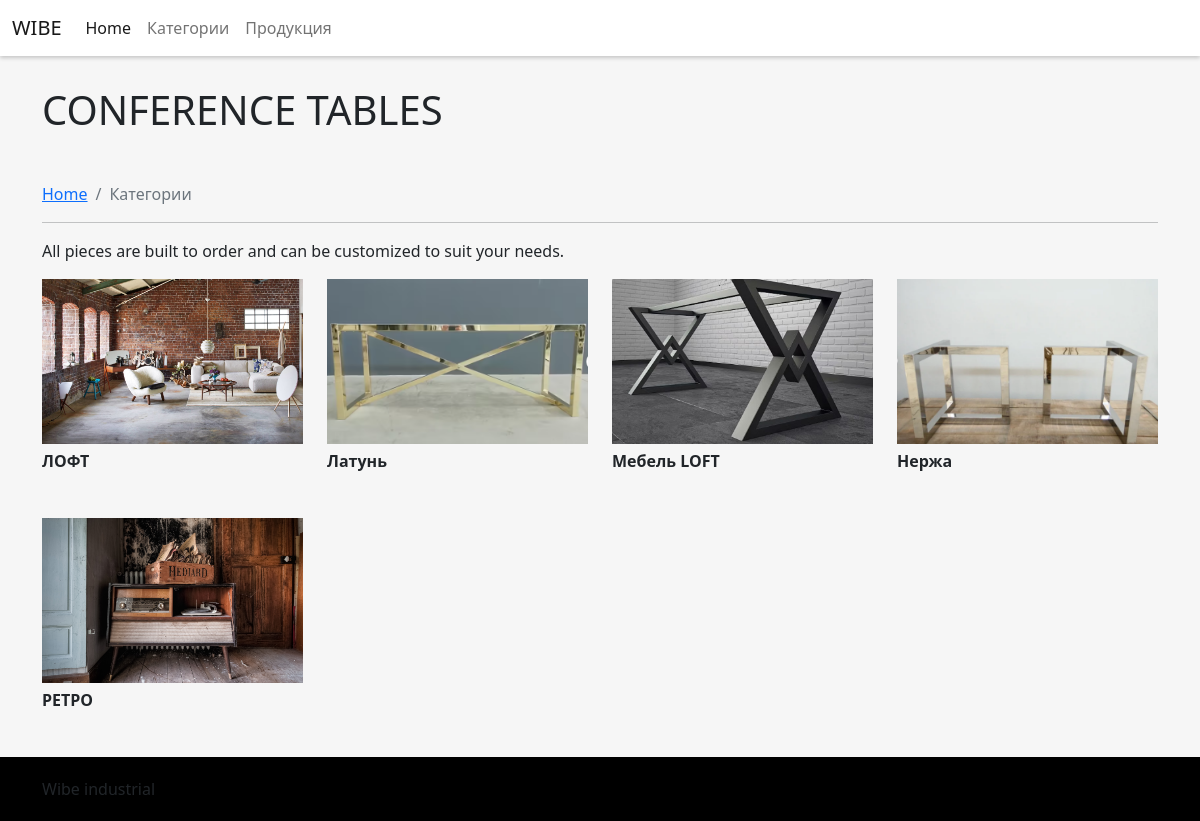
The page /category on the database its author committed.
### myshop/models.py (models this page shows, shortened)
class Category(models.Model):
    name = models.CharField(max_length=100, db_index=True)
    image = models.ImageField(upload_to='product/%Y/%m/%d', blank=True)
    slug = models.SlugField(max_length=100, unique=True)
    class Meta:
        ordering = ('name',)
        verbose_name = 'Категория'
        verbose_name_plural = 'Категории'
    def get_absolute_url(self):
        return reverse('myshop:product_list_by_category', args=[self.slug])

### myshop/views.py (the view)
# urls.py: path('category', views.category, name='category'),
def category(request):
    categories = Category.objects.all()
    products = Product.objects.filter(available=True)
    return render(request, 'shop/product/category.html',
                  {
                      'categories': categories,
                      'products': products
                  })

### myshop/templates/shop/product/category.html (shortened to what this page needs)
{% load static %}
<!DOCTYPE html>
<html lang="en">
<head>
    <link href="{% static "css/bootstrap.min.css" %}" rel="stylesheet">
    <link href="{% static "css/style.css" %}" rel="stylesheet">
</head>
<body>
    <nav class="navbar sticky-top navbar-expand-lg navbar-light" style="background: white; box-shadow: 0 2px 4px rgba(0, 0, 0, .2);">
        <div class="container-fluid">
          <a class="navbar-brand" href="{% url 'myshop:home' %}">WIBE</a>
          <div class="collapse navbar-collapse" id="navbarNavAltMarkup">
            <div class="navbar-nav">
              <a class="nav-link active" aria-current="page" href="{% url 'myshop:home' %}">Home</a>
              <a class="nav-link" href="{% url 'myshop:category' %}">Категории</a>
              <a class="nav-link" href="{% url 'myshop:products' %}">Продукция</a>
              <a class="nav-link disabled" href="#" tabindex="-1" aria-disabled="true"></a>
            </div>
          </div>
        </div>
    </nav>
    <section style="background: rgb(246,246,246);">
        <div class="container">
            <div class="row">
                <div class="col-12" style="padding-top: 30px;">
                    <h1 class="text-left text-uppercase mb-5" style="margin: auto;">Conference Tables</h1>
                </div>
            </div>
            <div class="row">
                <div class="col-12">
                    <nav aria-label="breadcrumb">
                        <ol class="breadcrumb">
                          <li class="breadcrumb-item"><a href="{% url 'myshop:home' %}">Home</a></li>
                          <li class="breadcrumb-item active" aria-current="page">Категории</li>
                        </ol>
                    </nav>
                    <hr>
                </div>
            </div>
            <div class="row">
                <div class="col-12">
                    <p>All pieces are built to order and can be customized to suit your needs.</p>
                </div>
            </div>
            <div class="row">
                {% for c in categories %}
                    <div class="col-xxl-3 col-xl-3 col-md-6 col-sm-12">
                        <div style="max-height: 165px; overflow: hidden; display:flex; justify-content: center; align-items: center;">
                            <a href="{{ c.get_absolute_url }}"><img src="{{ c.image.url }}" class="card-img-top" alt="..." style="height: 100%; display: block; margin: 0 auto;"></a>
                        </div>
                        <p style="padding-top: 5px; margin-bottom: 45px; font-weight: bold">{{ c.name }}</p>
                    </div>
                {% endfor %}
            </div>
        </div>
    </section>
    <footer role="contentinfo">
        <div class="container">
            Wibe industrial
        </div>
    </footer>
</body>
</html>

### myshop/static/css/style.css (style rules this page uses)
html { height: 100%; }
body { margin: 0; min-height: 100%; display: grid; grid-template-rows: auto 1fr auto; }
footer { background: black; padding: 20px; }

### rows shown on the page
Category: image (picture), name "ЛОФТ"
Category: image (picture), name "Латунь"
Category: image (picture), name "Мебель LOFT"
Category: image (picture), name "Нержа"
Category: image (picture), name "РЕТРО"
